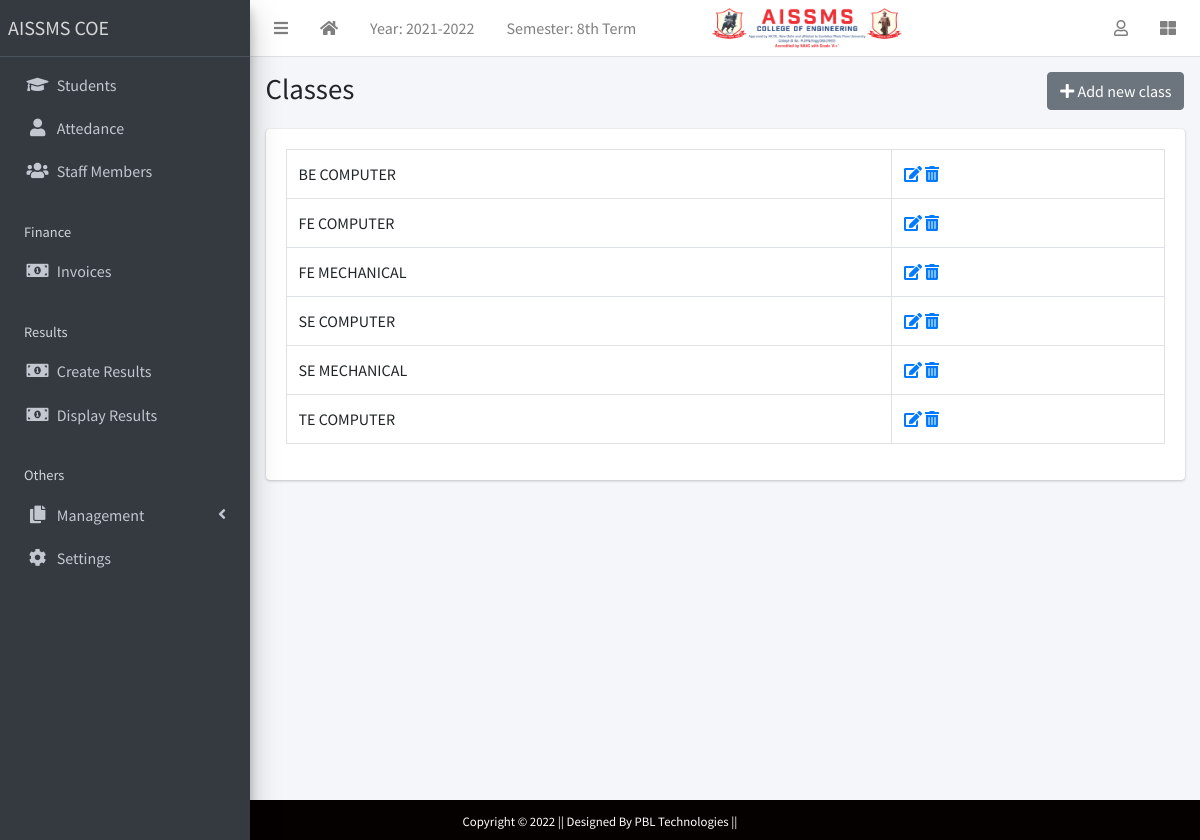
/class/list/ (signed in), run on the app's committed database.
### apps/corecode/models.py (models this page shows, shortened)
class AcademicSession(models.Model):
    name = models.CharField(max_length=200, unique=True)
    current = models.BooleanField(default=True)
    class Meta:
        ordering = ["-name"]

class AcademicTerm(models.Model):
    name = models.CharField(max_length=20, unique=True)
    current = models.BooleanField(default=True)
    class Meta:
        ordering = ["name"]

class StudentClass(models.Model):
    name = models.CharField(max_length=200, unique=True)
    class Meta:
        verbose_name = "Class"
        verbose_name_plural = "Classes"
        ordering = ["name"]
    def __str__(self):
        return self.name

### apps/corecode/views.py (the view)
# urls.py: path("class/list/", ClassListView.as_view(), name="classes"),
class ClassListView(LoginRequiredMixin, SuccessMessageMixin, ListView):
    model = StudentClass
    template_name = "corecode/class_list.html"
    def get_context_data(self, **kwargs):
        context = super().get_context_data(**kwargs)
        context["form"] = StudentClassForm()
        return context

### apps/corecode/context_processors.py (called while the page is built)
def site_defaults(request):
    current_session = AcademicSession.objects.get(current=True)
    current_term = AcademicTerm.objects.get(current=True)
    vals = SiteConfig.objects.all()
    contexts = {
        "current_session": current_session.name,
        "current_term": current_term.name,
    }
    for val in vals:
        contexts[val.key] = val.value
    return contexts

### apps/corecode/templates/corecode/class_list.html (shortened to what this page needs)
{% extends 'base.html' %}
{% load widget_tweaks %}
{% block title %}
Classes
{% endblock title %}
{% block breadcrumb %}
  <a class="btn btn-secondary" href="#" data-toggle="modal" data-target="#modal1">
    <i class="fa fa-plus"></i>
    Add new class
  </a>
{% endblock breadcrumb %}
{% block content %}
  <div class="row">
    <div class="col-sm-12">
        <table class="table table-bordered">
          <tbody>
            {% for object in object_list %}
            <tr>
              <td>{{ object }}</td>
              <td><a href="{% url 'class-update' object.id %}"><i
                    class="fa fa-edit"></i></a> <a
                  href="{% url 'class-delete' object.id %}"><i
                    class="fa fa-trash-alt"></i></a></td>
            </tr>
            {% endfor %}
          </tbody>
        </table>
    </div>
  </div>
{% endblock content %}

### templates/base.html (shortened to what this page needs)
{% load static %}
<!DOCTYPE html>
<html lang="en">
<head>
  <link rel="stylesheet" href="{% static 'plugins/fontawesome-free/css/all.min.css' %}">
  <link rel="stylesheet" href="{% static 'plugins/toastr/toastr.min.css' %}">
  <link rel="stylesheet" href="{% static 'plugins/overlayScrollbars/css/OverlayScrollbars.min.css' %}">
  <link rel="stylesheet" href="{% static 'plugins/Datatables/datatables.min.css' %}" />
  <link rel="stylesheet" href="{% static 'dist/css/adminlte.min.css' %}">
</head>
<body class="hold-transition sidebar-mini layout-fixed layout-navbar-fixed layout-footer-fixed">
  <div class="wrapper">
    <nav class="main-header navbar navbar-expand navbar-white navbar-light">
      <ul class="navbar-nav">
        <li class="nav-item">
          <a class="nav-link" data-widget="pushmenu" href="#" role="button"><i class="fas fa-bars"></i></a>
        </li>
        <li class="nav-item d-none d-sm-inline-block">
          <a href="{% url 'home' %} " class="nav-link"><i class="fa fa-home"></i></a>
        </li>
        <li class="nav-item d-none d-sm-inline-block">
          <a href="{% url 'current-session' %}" class="nav-link">Year: {{ current_session }}</a>
        </li>
        <li class="nav-item d-none d-sm-inline-block">
          <a href="{% url 'current-session' %}" class="nav-link">Semester: {{ current_term }}</a>
        </li>
        <li class="nav-item d-none d-sm-inline-block">
          <img style="height: 40px; width: 250px; padding-left: 60px;" src="{% static 'dist/img/logo-COE.png' %}"
            alt="">
        </li>
      </ul>
      <ul class="navbar-nav ml-auto">
        <li class="nav-item dropdown">
          <a class="nav-link" data-toggle="dropdown" href="#">
            <i class="far fa-user"></i>
          </a>
        </li>
        <li class="nav-item">
          <a class="nav-link" data-widget="control-sidebar" data-slide="true" href="#" role="button"><i
              class="fas fa-th-large"></i></a>
        </li>
      </ul>
    </nav>
    <aside class="main-sidebar sidebar-dark-primary elevation-4">
      <a href="{% url 'home' %}" class="brand-link">AISSMS COE</a>
      <div class="sidebar">
        <nav class="mt-2">
          <ul class="nav nav-pills nav-sidebar flex-column" data-widget="treeview" role="menu" data-accordion="false">
            <li class="nav-item">
              <a href="{% url 'student-list' %}" class="nav-link">
                <i class="nav-icon fas fa-graduation-cap"></i>
                <p>
                  Students
                </p>
              </a>
            </li>
            <li class="nav-item">
              <a href="#" class="nav-link">
                <i class="nav-icon fas fa-user"></i>
                <p href="#">
                  Attedance
                </p>
              </a>
            </li>
            <li class="nav-item">
              <a href="{% url 'staff-list' %}" class="nav-link">
                <i class="nav-icon fas fa-users"></i>
                <p>
                  Staff Members
                </p>
              </a>
            </li>
            <li class="nav-header">Finance</li>
            <li class="nav-item">
              <a href="{% url 'invoice-list' %}" class="nav-link">
                <i class="nav-icon fas fa-money-bill-alt"></i>
                <p>
                  Invoices
                </p>
              </a>
            </li>
            <li class="nav-header">Results</li>
            <li class="nav-item">
              <a href="{% url 'create-result' %}" class="nav-link">
                <i class="nav-icon fas fa-money-bill-alt"></i>
                <p>
                  Create Results
                </p>
              </a>
            </li>
            <li class="nav-item">
              <a href="{% url 'view-results' %}" class="nav-link">
                <i class="nav-icon fas fa-money-bill-alt"></i>
                <p>
                  Display Results
                </p>
              </a>
            </li>
            <li class="nav-header">Others</li>
            <li class="nav-item has-treeview">
              <a href="#" class="nav-link">
                <i class="nav-icon fas fa-copy"></i>
                <p>
                  Management
                  <i class="fas fa-angle-left right"></i>
                </p>
              </a>
            </li>
            <li class="nav-item">
              <a href="{% url 'configs' %}" class="nav-link">
                <i class="nav-icon fas fa-cog"></i>
                <p>
                  Settings
                </p>
              </a>
            </li>
          </ul>
        </nav>
      </div>
    </aside>
    <div class="content-wrapper">
      <section class="content-header">
        <div class="container-fluid">
          <div class="row mb-1">
            <div class="col-sm-8">
              <h1>{% block title %}{% endblock title %}</h1>
            </div>
            <div class="col-sm-4">
              <ol class="breadcrumb float-sm-right">
                <li class="breadcrumb-item">{% block breadcrumb %}{% endblock breadcrumb %}</li>
              </ol>
            </div>
          </div>
        </div>
      </section>
      <section class="content">
        <div class="container-fluid">
          <div class="row">
            <div class="col-md-12">
              {% block fullcard %}
              <div class="card">
                <div class="card-body">
                  <div class="row">
                    <div class="col">
                      {% block content %}
                      {% endblock content %}
                    </div>
                  </div>
                </div>
              </div>
              {% endblock fullcard %}
            </div>
          </div>
        </div>
      </section>
    </div>
  </div>
  <footer class="container-fluid  text-center p-2 " style="background-color: rgb(6, 1, 1);">
    <small class="text-white" style="background-color: rgb(6, 1, 1);">Copyright &copy; 2022 || Designed By PBL
      Technologies || </small>
  </footer>
</body>
</html>

### data on the page
AcademicSession: name "2021-2022"
AcademicTerm: name "8th Term"
StudentClass: name "BE COMPUTER"
StudentClass: name "FE COMPUTER"
StudentClass: name "FE MECHANICAL"
StudentClass: name "SE COMPUTER"
StudentClass: name "SE MECHANICAL"
StudentClass: name "TE COMPUTER"
